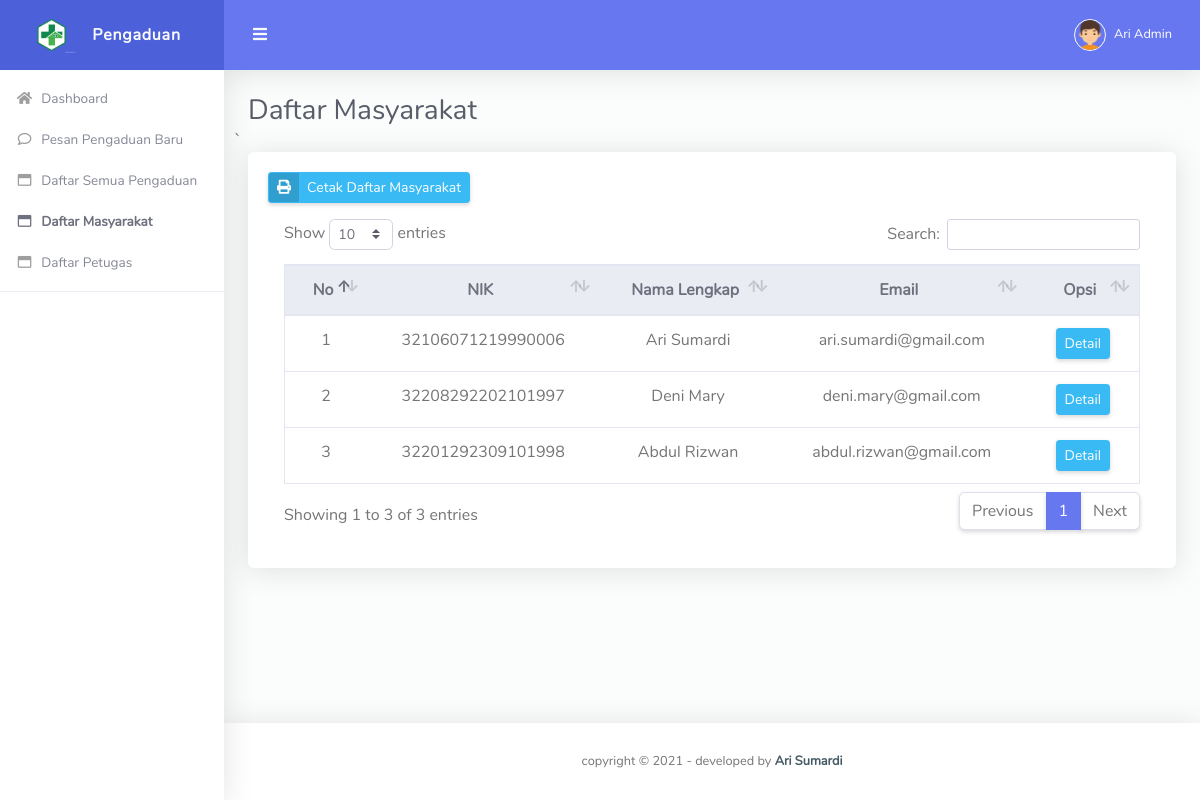
/admin/daftar-masyarakat.php (signed in), run on the app's committed database.
### tables this page shows
CREATE TABLE `tbl_masyarakat` (
  `id_masyarakat` int(11) NOT NULL,
  `nik` varchar(50) NOT NULL,
  `nama` varchar(90) NOT NULL,
  `email` varchar(50) NOT NULL,
  `password` varchar(200) NOT NULL
);

### admin/daftar-masyarakat.php (the view, shortened to what this page needs)
<!DOCTYPE html>
<html lang="en">
<head>
  <link href="../vendor/fontawesome-free/css/all.min.css" rel="stylesheet" type="text/css">
  <link href="../vendor/bootstrap/css/bootstrap.min.css" rel="stylesheet" type="text/css">
  <link href="../css/ruang-admin.min.css" rel="stylesheet">
  <link href="../vendor/datatables/dataTables.bootstrap4.css"  rel="stylesheet" type="text/css">
</head>
<body id="page-top">
  <div id="wrapper">
    <ul class="navbar-nav sidebar sidebar-light accordion" id="accordionSidebar">
      <a class="sidebar-brand d-flex align-items-center justify-content-center" href="">
        <div class="sidebar-brand-icon">
          <img src="../img/logo/logo2.png">
        </div>
        <div class="sidebar-brand-text mx-3">Pengaduan</div>
      </a>
      <?php include "menu.php"; ?>
      <hr class="sidebar-divider">
    </ul>
    <div id="content-wrapper" class="d-flex flex-column">
      <div id="content">
        <nav class="navbar navbar-expand navbar-light bg-navbar topbar mb-4 static-top">
          <button id="sidebarToggleTop" class="btn btn-link rounded-circle mr-3">
            <i class="fa fa-bars"></i>
          </button>
          <ul class="navbar-nav ml-auto">
            <li class="nav-item dropdown no-arrow">
              <a class="nav-link dropdown-toggle" href="#" id="userDropdown" role="button" data-toggle="dropdown"
                aria-haspopup="true" aria-expanded="false">
                <img class="img-profile rounded-circle" src="../img/boy.png" style="max-width: 60px">
                <span class="ml-2 d-none d-lg-inline text-white small"><?php echo $_SESSION['nama']; ?></span>
              </a>
            </li>
          </ul>
        </nav>
        <div class="container-fluid" id="container-wrapper">
          <div class="d-sm-flex align-items-center justify-content-between mb-0">
            <h1 class="h3 mb-0 text-gray-800">Daftar Masyarakat</h1>
          </div>
          <div class="row">
         ` <div class="col-lg-12">
            <div class="card mb-4">
              <div class="card-body">
                <div class="row col-lg-12">
                  <a href="cetak-daftar-masyarakat.php" class="btn btn-sm btn-info btn-icon-split">
                    <span class="icon text-primary-50">
                      <i class="fas fa-print"></i>
                    </span>
                    <span class="text">Cetak Daftar Masyarakat</span>
                  </a>
                </div>
                <div class="table-responsive p-3">
                  <table class="table align-items-center table-bordered table-flush table-hover" id="tabel-pengaduan">
                    <thead class="thead-light">
                      <tr align="center">
                          <th>No</th>
                          <th>NIK</th>
                          <th>Nama Lengkap</th>
                          <th>Email</th>
                          <th>Opsi</th>
                      </tr>
                  </thead>
                  <tbody>
                  <?php
                      include '../koneksi.php';
                      $no = 1;
                      $data = mysqli_query($koneksi,"select * from tbl_masyarakat");
                      while($row = mysqli_fetch_array($data))
                      {
                          echo "<tr align='center'>
                          <td>$no</td>
                          <td>".$row['nik']."</td>
                          <td>".$row['nama']."</td>
                          <td>".$row['email']."</td>
                          <td>
                            <a class='btn btn-sm btn-info' href='detail-masyarakat.php?id=".$row['id_masyarakat']."'> Detail </a>                          </td>
                      </tr>";
                      $no++;
                      }
                  ?>
                  </tbody>
                </table>
                </div>
              </div>
             </div>
            </div>
          </div>
        </div>
      </div>
      <footer class="sticky-footer bg-white">
        <div class="container my-auto">
          <div class="copyright text-center my-auto">
            <span>copyright &copy; <script> document.write(new Date().getFullYear()); </script> - developed by
            <b><a href="">Ari Sumardi</a></b>
            </span>
          </div>
        </div>
      </footer>
    </div>
  </div>
</body>
</html>

### data on the page
tbl_masyarakat: nik "32106071219990006", nama "Ari Sumardi", email "ari.sumardi@gmail.com"
tbl_masyarakat: nik "32208292202101997", nama "Deni Mary", email "deni.mary@gmail.com"
tbl_masyarakat: nik "32201292309101998", nama "Abdul Rizwan", email "abdul.rizwan@gmail.com"

### other printed values
$_SESSION['nama'] "Ari Admin"
